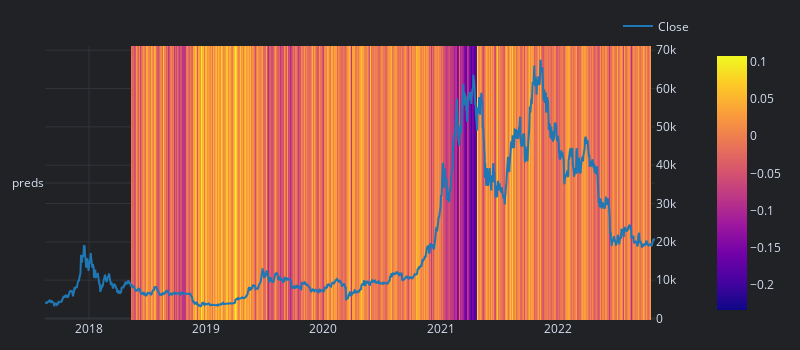

The cell this chart's notebook holds for it:
### Code cell
data.close.vbt.overlay_with_heatmap(test_preds).show()

### Figure 1 — Plotly figure (JSON) as saved in the notebook; plotly's stock layout.template omitted (floating-point values rounded to 4 significant figures; data arrays with more than 128 entries replaced by an {"elided": "..."} marker saying what was removed)
{"data": [{"colorscale": [[0, "#0d0887"], [0.1111, "#46039f"], [0.2222, "#7201a8"], [0.3333, "#9c179e"], [0.4444, "#bd3786"], [0.5556, "#d8576b"], [0.6667, "#ed7953"], [0.7778, "#fb9f3a"], [0.8889, "#fdca26"], [1, "#f0f921"]], "hoverongaps": false, "type": "heatmap", "uid": "567d3470-b55d-49aa-90ac-a16cf63d63ae", "x": {"elided": "1902 str values"}, "y": ["preds"], "z": {"elided": "1x1902 float values"}}, {"line": {"color": "#1f77b4"}, "mode": "lines", "name": "Close", "showlegend": true, "type": "scatter", "uid": "f3fa1128-4532-43f6-940d-5164301ca605", "x": {"elided": "1902 str values"}, "xaxis": "x", "y": {"elided": "1902 float values"}, "yaxis": "y2"}], "layout": {"height": 350, "legend": {"orientation": "h", "traceorder": "normal", "x": 1, "xanchor": "right", "y": 1.02, "yanchor": "bottom"}, "margin": {"b": 30, "l": 30, "r": 30, "t": 30}, "width": 800, "xaxis": {"anchor": "y", "domain": [0, 0.94]}, "yaxis": {"anchor": "x", "domain": [0, 1], "type": "category"}, "yaxis2": {"anchor": "x", "overlaying": "y", "side": "right"}}}
